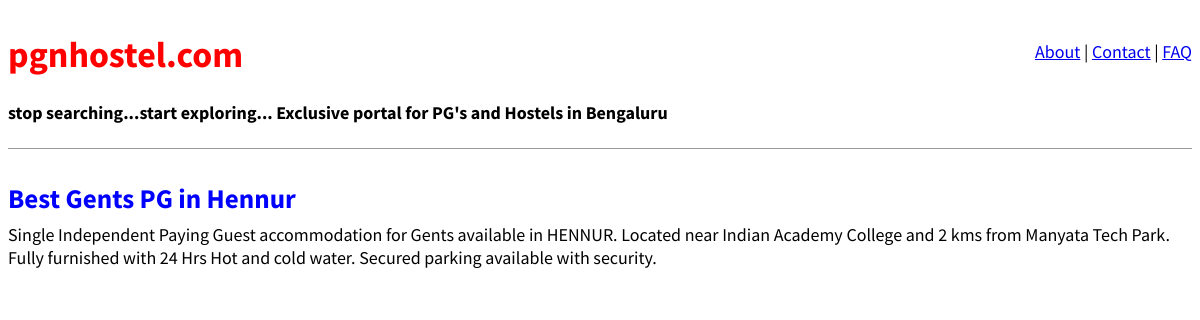
The page / on the database its author committed.
### pgs/models.py (models this page shows, shortened)
class Pgs(models.Model):
    name = models.CharField(max_length=200)
    desc = models.TextField(max_length=510)
    amen = models.TextField(max_length=510)
    address = models.CharField(max_length=255)
    ph_no = models.CharField(max_length=30)
    area = models.ForeignKey('Area', on_delete=models.CASCADE)
    category = models.ForeignKey('Gender', on_delete=models.CASCADE)

### pgs/views.py (the view)
# urls.py: path('', PgsListView.as_view(), name='home'),
class PgsListView(ListView):
    model = Pgs
    template_name = 'home.html'

### templates/home.html
{% extends 'base.html' %}
{% block content %}
{% for pg in object_list %}
<div class="post-entry">
<h2><a href="{% url 'pg_detail' pg.pk %}">{{ pg.name }}</a></h2>
<p>{{ pg.desc }}</p>
</div>
{% endfor %}
{% endblock content %}

### static/css/base.css (style rules this page uses)
body { font-family: 'Source Sans Pro', sans-serif; font-size: 18px; }
.post-entry { margin-bottom: 2rem; }
.post-entry h2 { margin: 0.5rem 0; }
.post-entry h2 a, .post-entry h2 a:visited { color: blue; text-decoration: none; }
.post-entry p { margin: 0; font-weight: 400; }

### rows shown on the page
Pgs: name "Best Gents PG in Hennur", desc "Single Independent Paying Guest accommodation for Gents available in HENNUR. Located near Indian Academy College and 2 kms from Manyata Tech Park. Fully furnished with 24 Hrs Hot and cold water. Secured parking available with security."
